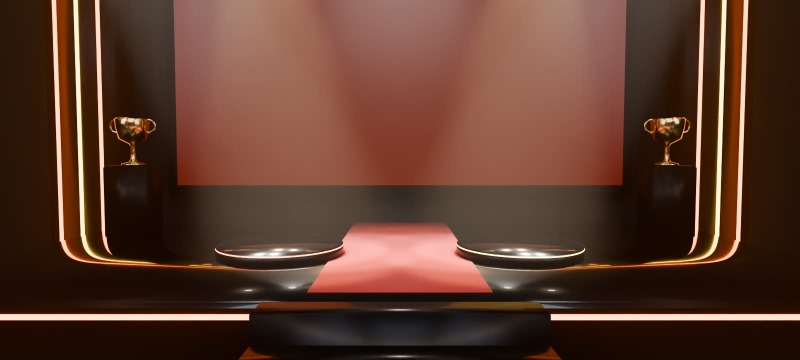
#> input picture android/app/src/main/assets/web/arena/both.jpg, 1600 x 720 px (shown at 1/2 size)
$ python medal_sprite.py ../../android/app/src/main/assets/web/arena/both.jpg ../../android/app/src/main/assets/web/arena/crowd.jpg
#> lines starting #> are read from the running program, lines starting #| are printed output that depends on the picture
"""Rookie medal shine as a sprite sheet: same light sweep as rookie_shine.mp4.

Frame 0 = still (rest), frames 1..SWEEP_FRAMES = the sweep. Round alpha cut, cropped to the medal.
usage: medal_sprite.py <source.png> <out_dir>
"""
import sys, os
import numpy as np
from PIL import Image

src, out = sys.argv[1], sys.argv[2]
img = np.asarray(Image.open(src).convert("RGB")).astype(np.float32) / 255.0
H, W, _ = img.shape
#> H = 720; W = 1600
yy, xx = np.mgrid[0:H, 0:W]

lum = img @ np.array([0.299, 0.587, 0.114], dtype=np.float32)
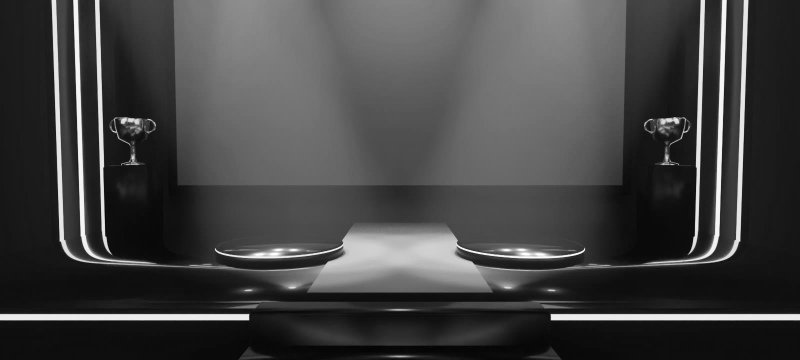
#> lum: shape (720, 1600) float32 (shown at 1/2 size); min 0.0117, max 1, mean 0.266
metal = np.clip((lum - 0.10) / 0.20, 0, 1)
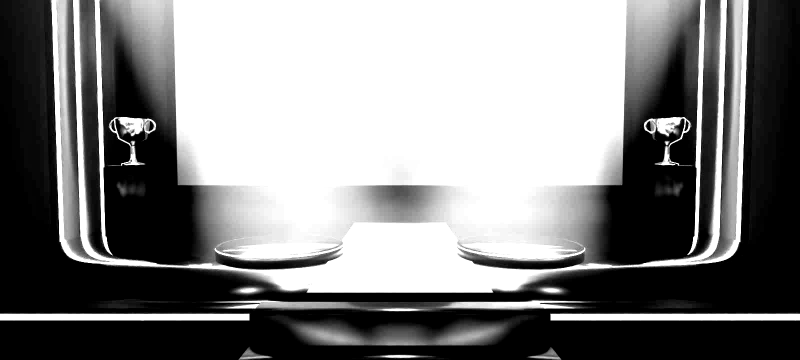
#> metal: shape (720, 1600) float32 (shown at 1/2 size); min 0, max 1, mean 0.515
polish = np.clip((lum - 0.25) / 0.45, 0, 1) ** 1.2
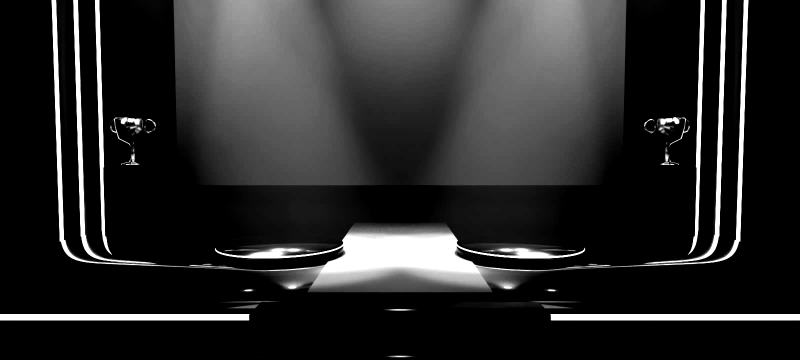
#> polish: shape (720, 1600) float32 (shown at 1/2 size); min 0, max 1, mean 0.166
gain = metal * (0.45 + 0.55 * polish)
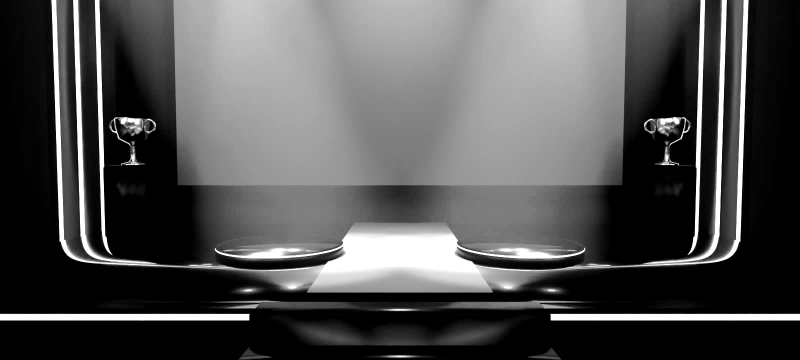
#> gain: shape (720, 1600) float32 (shown at 1/2 size); min 0, max 1, mean 0.323
d = (xx + yy * 0.75) / (W + H * 0.75)
warm = np.array([1.0, 0.93, 0.80], dtype=np.float32)

FPS, SWEEP = 30, 1.4
SWEEP_FRAMES = int(FPS * SWEEP)  # 42
CROP = (48, 48, 976, 976)        # medal circle: centre 512, radius ~460
N = 200                          # frame size in px
COLS = 7

def frame(t):
    out = img
    if t is not None:
        p = t / SWEEP
        p = p * p * (3 - 2 * p)
        c = -0.15 + 1.3 * p
        band = 0.75 * np.exp(-((d - c) / 0.07) ** 2) + 1.1 * np.exp(-((d - c) / 0.018) ** 2)
        s = (band * gain)[..., None] * warm
        out = 1 - (1 - img) * (1 - np.clip(s, 0, 1))
    im = Image.fromarray((np.clip(out, 0, 1) * 255).astype(np.uint8)).crop(CROP).resize((N, N), Image.LANCZOS)
    return np.asarray(im)

fy, fx = np.mgrid[0:N, 0:N] + 0.5
R = 459.8 / (CROP[2] - CROP[0]) * N
alpha = (np.clip(R + 0.5 - np.hypot(fx - N / 2, fy - N / 2), 0, 1) * 255).astype(np.uint8)

frames = [frame(None)] + [frame(i / FPS) for i in range(1, SWEEP_FRAMES + 1)]
#> in frame (call 14), `im = Image.fromarray((np.clip(out, 0, 1) * 255).astype(np.uint8)).crop..`:
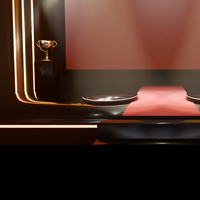
#> im: PIL image 200x200 RGB; mean R, G, B 73.7, 47.5, 37.7
#> in frame (call 15), `s = (band * gain)[..., None] * warm`:
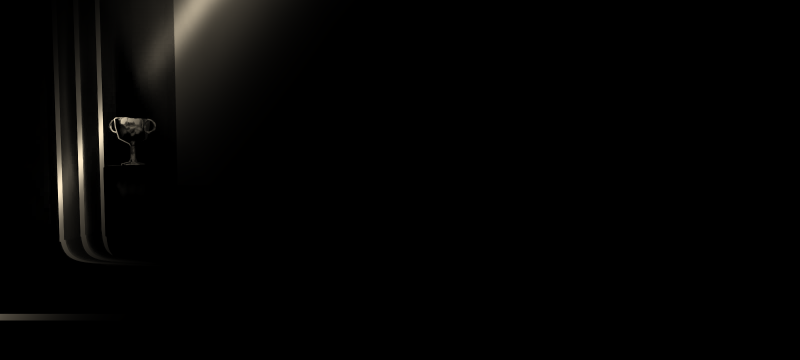
#> s: shape (720, 1600, 3) float64 (shown at 1/2 size); mean of channels 0, 1, 2 0.0317, 0.0295, 0.0253; drawn with min black and max white
#> in frame (call 15), `out = 1 - (1 - img) * (1 - np.clip(s, 0, 1))`:
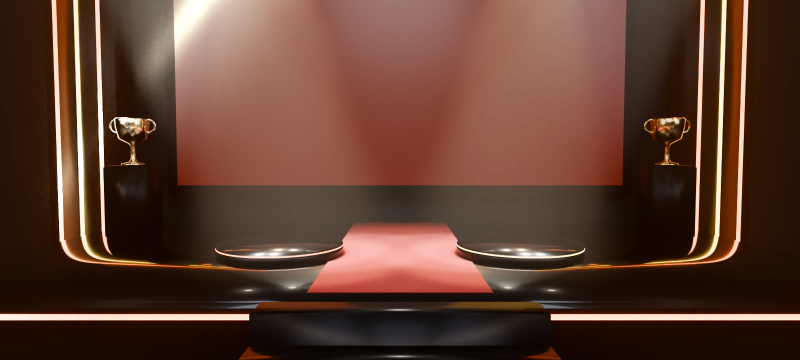
#> out: shape (720, 1600, 3) float64 (shown at 1/2 size); mean R, G, B 0.377, 0.248, 0.192
#> frames = 43 items
rows = -(-len(frames) // COLS)
#> rows = 7
sheet = Image.new("RGBA", (COLS * N, rows * N), (0, 0, 0, 0))
for i, f in enumerate(frames):
    sheet.paste(Image.fromarray(np.dstack([f, alpha]), "RGBA"), ((i % COLS) * N, (i // COLS) * N))
#> this loop made 43 passes
os.makedirs(out, exist_ok=True)
sheet.save(f"{out}/rookie_shine_sheet.webp", "WEBP", quality=88, method=6)
Image.fromarray(np.dstack([frames[0], alpha]), "RGBA").save(f"{out}/rookie.png", optimize=True)
print(len(frames), "frames", sheet.size, "cols", COLS, "rows", rows)
#| 43 frames (1400, 1400) cols 7 rows 7
